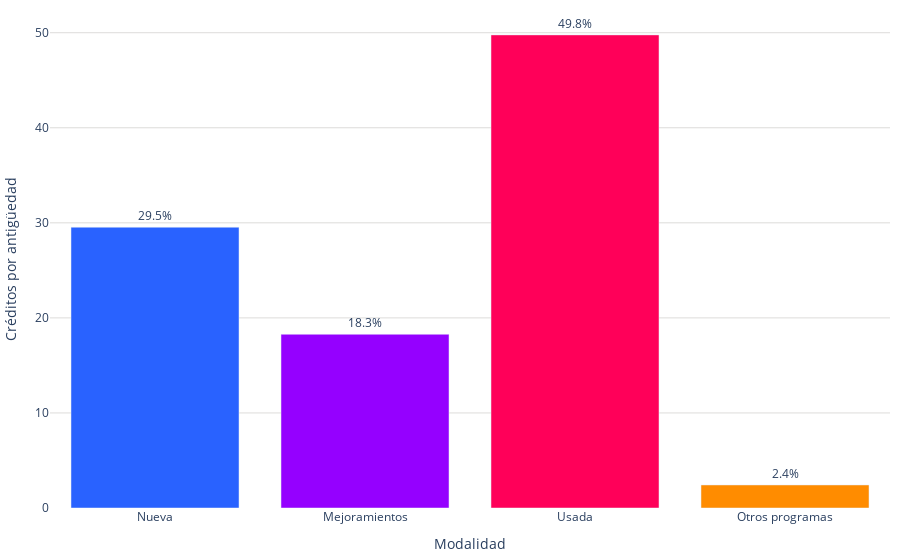

The notebook cell this image was saved under:
### Code cell
fig = go.Figure()
colores = ['#2962ff', '#9500ff', '#ff0059', '#ff8c00', '#b4e600', '#0fffdb','#F79CB9']
porcentajes = conteo_total_df['porcentaje']
# Agregar los datos como barras
fig.add_trace(go.Bar(
    x=conteo_total_df['modalidad'],  # Eje x: Modalidades
    y=conteo_total_df['porcentaje'],  # Eje y: Porcentajes
    marker_color=colores,  # Especifica los colores de las barras
    text=porcentajes,  # Texto que se mostrará en las barras (porcentaje)
    textposition='outside',  # Posición del texto (puede ser 'inside' o 'outside')
    texttemplate='%{text:.1f}%',  # Formato del texto (porcentaje con un decimal)
))

# Personalizar el diseño de la gráfica
fig.update_layout(
    #title='Créditos por la antigüedad de la vivienda',  # Título de la gráfica
    xaxis=dict(title='Modalidad'),  # Título del eje x
    yaxis=dict(
        title='Créditos por antigüedad', # Título del eje y
        gridcolor='#dddcda', # Color de las líneas que dividen los rangos del eje Y
         gridwidth=1,
    ),  
    margin=dict(l=10, r=10, t=10, b=10),  # Ajusta los márgenes (left, right, top, bottom)        
    plot_bgcolor='rgba(0,0,0,0)',  # Color de fondo del gráfico
)

# Exportar gráfica como archivo HTML
def guardar_grafico_como_html(fig, nombre_archivo, carpeta='graficas'):
    # Crear la carpeta si no existe
    if not os.path.exists(carpeta):
        os.makedirs(carpeta)
    
    # Gráfica como archivo HTML en la carpeta especificada
    pio.write_html(fig, f'{carpeta}/{nombre_archivo}.html')

# Exportar
guardar_grafico_como_html(fig, 'g_bar_creditos_X_destino_tulancingo', carpeta='graficas')

fig.show()

### Figure 1 — Plotly figure (JSON) as saved in the notebook; plotly's stock layout.template omitted (floating-point values rounded to 4 significant figures)
{"data": [{"marker": {"color": ["#2962ff", "#9500ff", "#ff0059", "#ff8c00", "#b4e600", "#0fffdb", "#F79CB9"]}, "text": [29.54, 18.27, 49.77, 2.423], "textposition": "outside", "texttemplate": "%{text:.1f}%", "type": "bar", "x": ["Nueva", "Mejoramientos", "Usada", "Otros programas"], "y": [29.54, 18.27, 49.77, 2.423]}], "layout": {"margin": {"b": 10, "l": 10, "r": 10, "t": 10}, "plot_bgcolor": "rgba(0,0,0,0)", "xaxis": {"title": {"text": "Modalidad"}}, "yaxis": {"gridcolor": "#dddcda", "gridwidth": 1, "title": {"text": "Créditos por antigüedad"}}}}
